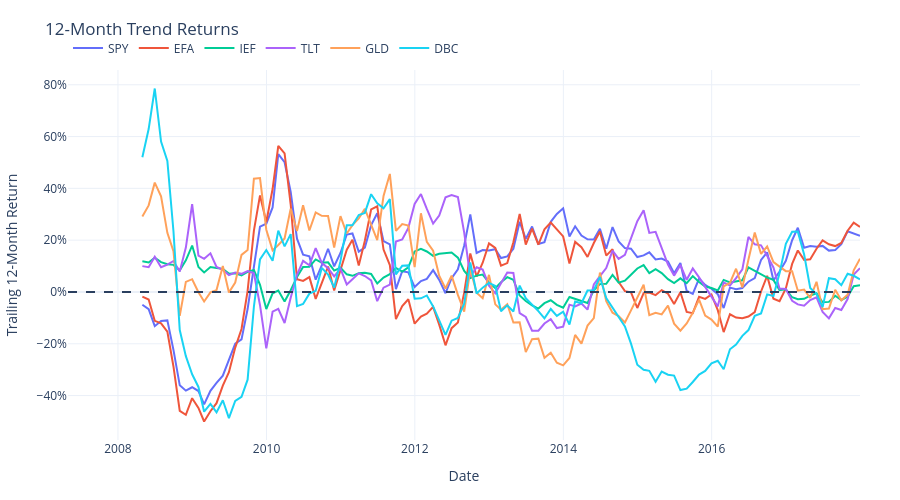

The notebook cell saved with this chart:
### Code cell
fig = go.Figure()
for asset in assets_to_plot:
    fig.add_trace(go.Scatter(x=trend_12m_plot.index, y=trend_12m_plot[asset], mode="lines", name=asset))

fig.add_hline(y=0, line_dash="dash")
fig.update_layout(
    **default_layout,
    title="12-Month Trend Returns",
    xaxis_title="Date",
    yaxis_title="Trailing 12-Month Return",
)
fig.update_yaxes(tickformat=".0%")
fig.show()

### Figure 1 — Plotly figure (JSON) as saved in the notebook; plotly's stock layout.template omitted (floating-point values rounded to 4 significant figures; data arrays with more than 128 entries replaced by an {"elided": "..."} marker saying what was removed)
{"data": [{"mode": "lines", "name": "SPY", "type": "scatter", "x": {"elided": "129 str values"}, "y": {"elided": "129 float values"}}, {"mode": "lines", "name": "EFA", "type": "scatter", "x": {"elided": "129 str values"}, "y": {"elided": "129 float values"}}, {"mode": "lines", "name": "IEF", "type": "scatter", "x": {"elided": "129 str values"}, "y": {"elided": "129 float values"}}, {"mode": "lines", "name": "TLT", "type": "scatter", "x": {"elided": "129 str values"}, "y": {"elided": "129 float values"}}, {"mode": "lines", "name": "GLD", "type": "scatter", "x": {"elided": "129 str values"}, "y": {"elided": "129 float values"}}, {"mode": "lines", "name": "DBC", "type": "scatter", "x": {"elided": "129 str values"}, "y": {"elided": "129 float values"}}], "layout": {"height": 500, "legend": {"orientation": "h", "x": 0, "xanchor": "left", "y": 1.02, "yanchor": "bottom"}, "margin": {"b": 60, "l": 60, "r": 40, "t": 70}, "shapes": [{"line": {"dash": "dash"}, "type": "line", "x0": 0, "x1": 1, "xref": "x domain", "y0": 0, "y1": 0, "yref": "y"}], "title": {"text": "12-Month Trend Returns"}, "xaxis": {"title": {"text": "Date"}}, "yaxis": {"tickformat": ".0%", "title": {"text": "Trailing 12-Month Return"}}}}
